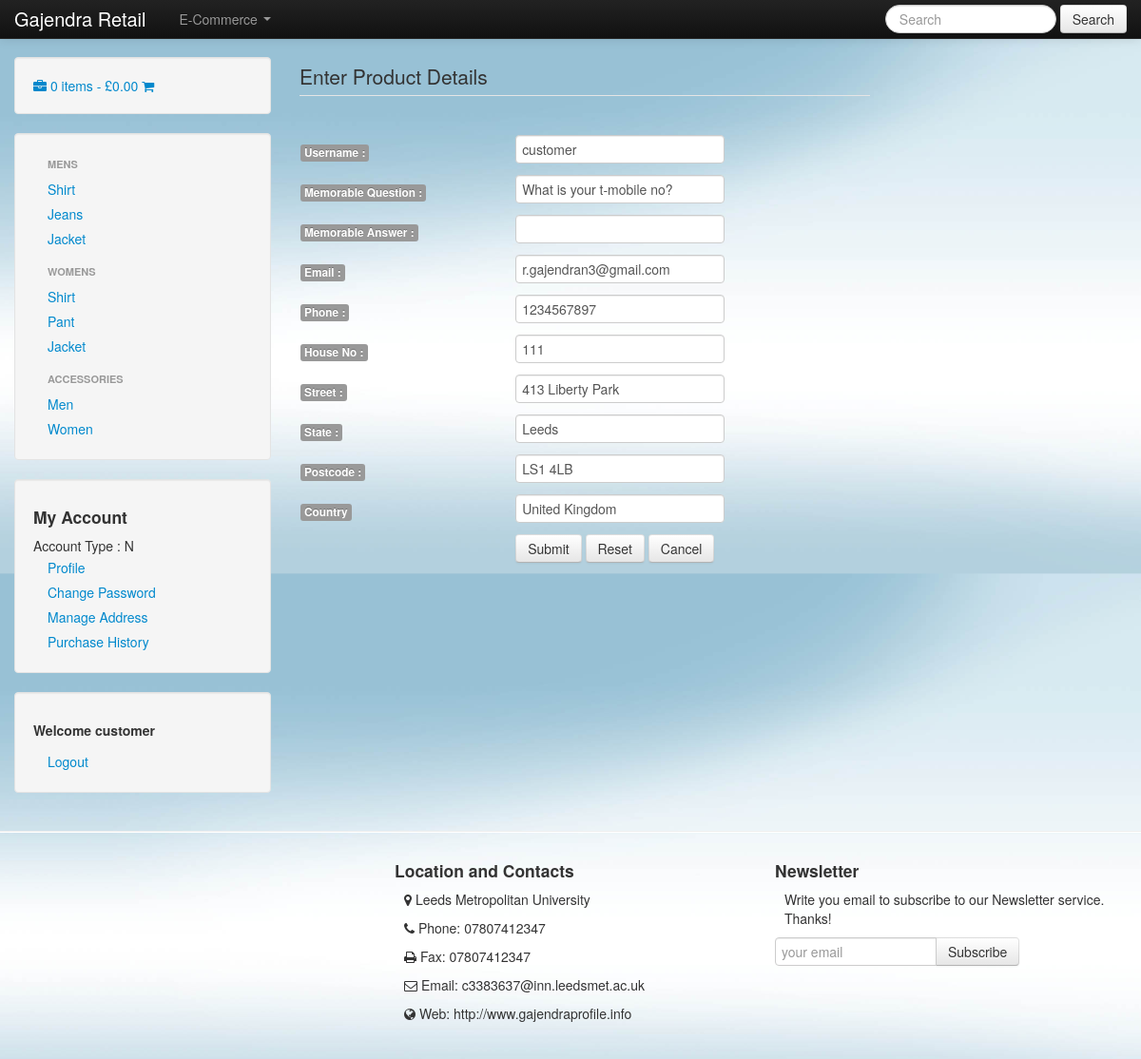
Screenshot of /useraccount.php?manageaddress (signed in) with the database file from the repository.
### tables this page shows
CREATE TABLE IF NOT EXISTS `users` (
  `id` int(11) NOT NULL AUTO_INCREMENT,
  `admin` char(1) NOT NULL,
  `username` varchar(255) NOT NULL,
  `password` varchar(300) NOT NULL,
  `question` varchar(500) NOT NULL,
  `answer` varchar(500) NOT NULL,
  `email` varchar(255) NOT NULL,
  `phone` varchar(255) NOT NULL,
  `house_no` varchar(255) NOT NULL,
  `street` varchar(255) NOT NULL,
  `state` varchar(255) NOT NULL,
  `postcode` varchar(255) NOT NULL,
  `country` varchar(255) NOT NULL,
  PRIMARY KEY (`id`),
  UNIQUE KEY `username` (`username`)
);

### useraccount/amenduser.php (the view)
<?php
if(isset($_GET['manageaddress']))
{
include 'template/connection.php';
$user= $_SESSION['username'];
$query = "SELECT * FROM users WHERE username = '$user'";
$result = mysqli_query($connection, $query);
while($row = mysqli_fetch_assoc($result))
{
	$id = $row['id'];
	$username = $row['username'];
	$email = $row['email'];
	$phone = $row['phone'];
	$question = $row['question'];
	$house = $row['house_no'];
	$street = $row['street'];
	$state = $row['state'];
	$postcode = $row['postcode'];
	$country = $row['country'];
}
}
?>
<form action="useraccount/updateuser.php" method="post">
	<fieldset class="amendp">
		<legend>
			Enter Product Details
		</legend>
		<table style="width:600px;" id="a_table">
			<input type="hidden" name="id" value="<?php echo $id ?>" class="input"/><br/>
		<tr>
			<td><label class="label">Username :</label></td>
			<td><input type="text" name="username" value="<?php echo $username ?>" class="input"/><br/></td>
		</tr>
		<tr>
			<td><label class="label">Memorable Question :</label></td>
			<td><input type="text" name="question" value="<?php echo $question ?>" class="input"/><br/></td>
		</tr>
		<tr>
			<td><label class="label">Memorable Answer :</label></td>
			<td><input type="password" name="answer" class="input"/><br/></td>
		</tr>
		<tr>
			<td><label class="label">Email :</label></td>
			<td><input type="text" name="email" value="<?php echo $email ?>" class="input"/><br/></td>
		</tr>
		<tr>
			<td><label class="label">Phone :</label></td>
			<td><input type="text" name="phone" value="<?php echo $phone ?>" class="input"/><br/></td>
		</tr>
		<tr>
			<td><label class="label">House No :</label></td>
			<td><input type="text" name="house" value="<?php echo $house ?>" class="input"/><br/></td>
		</tr>
		<tr>
			<td><label class="label">Street :</label></td>
			<td><input type="text" name="street" value="<?php echo $street ?>" class="input"/><br/></td>
		</tr>
		<tr>
			<td><label class="label">State :</label></td>
			<td><input type="text" name="state" value="<?php echo $state ?>" class="input"/><br/></td>
		</tr>
		<tr>
			<td><label class="label">Postcode :</label></td>
			<td><input type="text" name="postcode" value="<?php echo $postcode ?>" class="input"/><br/></td>
		</tr>
		<tr>
			<td><label class="label">Country</label></td>
			<td><input type="text" name="country" value="<?php echo $country ?>" class="input"/><br/></td>
		</tr>
		<tr>
			<td></td>
			<td>
				<input type="submit" name="submit" class="btn"/>
				<input type="reset" name="clear" class="btn"/>
				<a href="useraccount.php?profile=view" class="btn">Cancel</a>
			</td>
		</tr>
		</table>
	</fieldset>
</form>

### css/style.css (style rules this page uses)
body { padding-bottom: 40px; padding-top: 60px; background: url('../images/bg5.jpg'); background-size:100%; background-attachment:fixed; }
table { margin:auto; }
td { margin-left:30px; background-color:white; }
.amendp td { background-color:inherit; }
.amendp td label { color:white; }

### css/product.css (style rules this page uses)
tr, td { border:solid 1px #4D4D4D; }
table { padding:0px; margin-top:-75px; }
fieldset { width:250px; height:auto; }
.amendp td, .amendp tr { border:0px; }
#a_table { margin-top:0px; }

### rows the page displays
users: username "customer", question "What is your t-mobile no?", email "r.gajendran3@gmail.com", phone "1234567897", house "111", street "413 Liberty Park", state "Leeds", postcode "LS1 4LB", country "United Kingdom"

### other values shown
$all "0"
$amt "0.00"
$_SESSION['acctype'] "N"
$_SESSION['username'] "customer"
